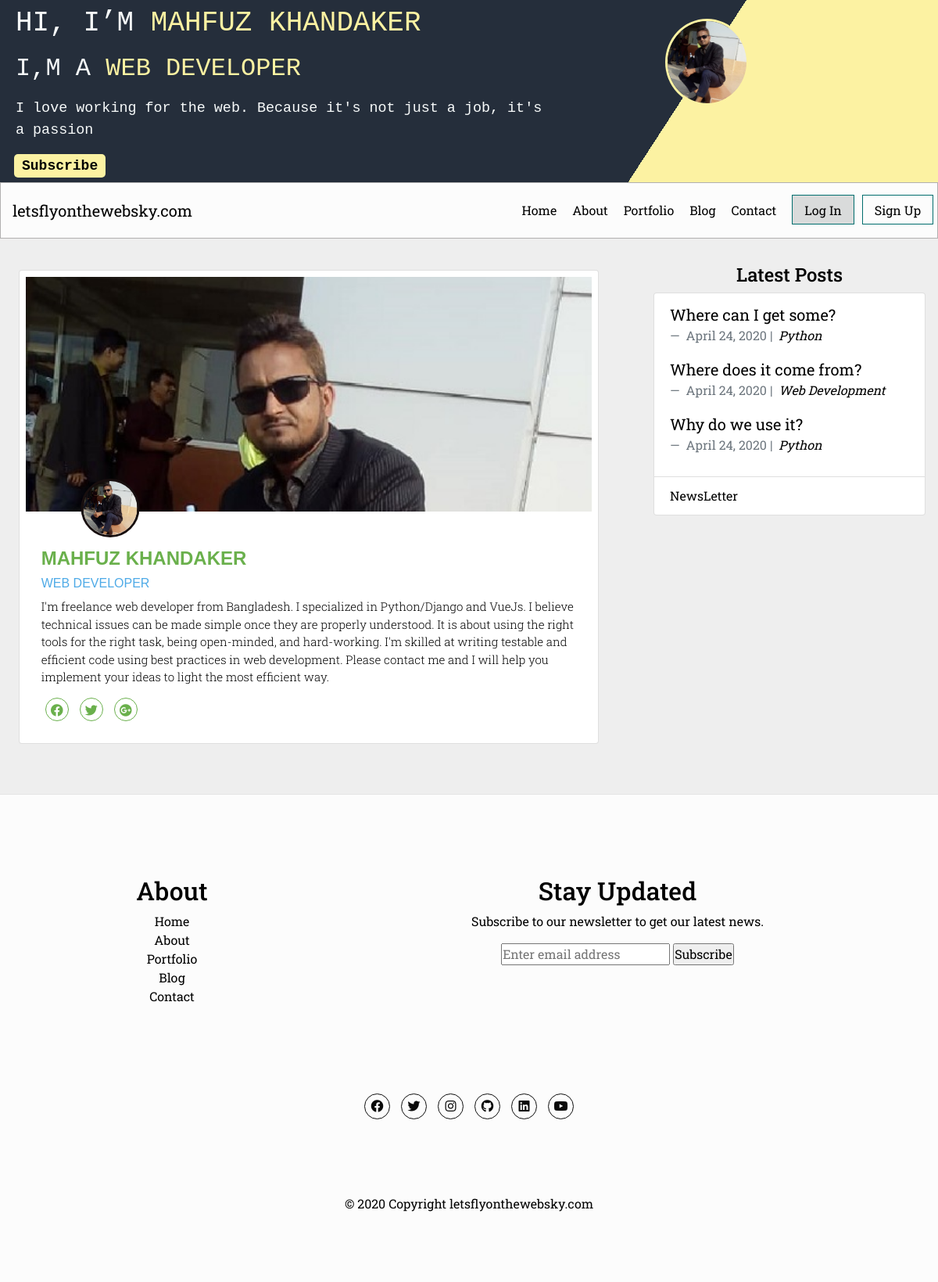
The page /about/ on the database its author committed.
### about/models.py (models this page shows, shortened)
class About(models.Model):
    profile_pic = models.ImageField(upload_to='images/', blank=True)
    name        = models.CharField(max_length=120)
    title       = models.CharField(max_length=120)
    bio         = models.CharField(max_length=250)
    description = models.TextField()
    website     = models.URLField(blank=True, null=True)
    objects = models.Manager()

### blog/models.py (models this page shows, shortened)
class Post(models.Model):
    main_image      = models.ImageField(upload_to='images/', blank=True)
    title           = models.CharField(max_length=255)
    slug            = models.SlugField(null=False, unique=True)
    body            = models.TextField()
    created_on      = models.DateTimeField(auto_now_add=True)
    status          = models.IntegerField(choices=STATUS, default=0)
    last_modified   = models.DateTimeField(auto_now=True)
    categories      = models.ManyToManyField('Category', related_name='posts')
    read_time       = models.IntegerField(default=0)
    number_of_views = models.IntegerField(default=0, null=True, blank=True)
    number_of_likes = models.IntegerField(default=0, null=True, blank=True)
    objects = models.Manager()
    class Meta:
        ordering = ['-created_on']
    def get_absolute_url(self):
        return reverse('blog_detail', kwargs={'slug': self.slug})

class Category(models.Model):
    name = models.CharField(max_length=20, db_index=True,unique=True)
    objects = models.Manager()

### about/views.py (the view)
# urls.py: path('', views.about_view, name='about'),
def about_view(request):
    instance = About.objects.all()
    context = {
        'instance': instance
    }
    return render(request, 'about.html', context)

### about/templatetags/about_tags.py (called while the page is built)
@register.inclusion_tag('_about_me.html')
def about_me():
    abouts = About.objects.all()
    return {'abouts': abouts}

### blog/templatetags/blog_tags.py (called while the page is built)
@register.inclusion_tag('_latest_posts.html')
def latest_posts():
    posts = Post.objects.filter(status=1)[:3]
    return {'posts': posts}

### about/templates/about.html
{% extends "base.html" %}
{% block page_content %}
{% for data in instance %}
<div class="container-fluid">
  <div class="row">
    <div class="col-md-12">
      <div class="card about-card">
        <div class="card-img-block">
          <img class="img-fluid" src="{{ data.profile_pic.url }}" alt="Card image cap">
        </div>
        <div class="card-body pt-5">
          <img src="{{ data.profile_pic.url }}" alt="profile-image" class="profile"/>
          <h3 class="card-title">{{ data.name }}</h3>
          <small>
            <h5>{{ data.title }}</h5>
          </small>
          <p class="card-text">{{ data.description }}</p>
          <div class="icon-block">
            <a href="#"><i class="fab fa-facebook"></i></a>
            <a href="#"> <i class="fab fa-twitter"></i></a>
            <a href="#"> <i class="fab fa-google-plus"></i></a>
          </div>
        </div>
      </div>
    </div>
  </div>
</div>
{% endfor %}
{% endblock page_content %}

### about/templates/_about_me.html
{% for about_entry in abouts %}
<header>
  <div class="container-fluid">
    <div class="row">
      <div class="col-12">
        <div class="parent">
          <div class="box-one">
              <h3>Hi, I’m <span class="color-secondary">{{ about_entry.name }}</span></h3>
              <h5>I,m a <span class="color-secondary">{{ about_entry.title }}</span></h5>
              <p>{{ about_entry.bio }}</p>
              <div class="ml-2"> <a class="subscribe-link" href="{% url 'newsletters:subscribe' %}">Subscribe</a> </div>
          </div>
          <div class="box-two">
            <div class="image" >
            <img src="{{ about_entry.profile_pic.url }}" >
            </div>
          </div>
        </div>
    </div>
    </div>
  </div>
  </header>
{% endfor %}

### blog/templates/_latest_posts.html
{% for entry in posts %}
<blockquote class="blockquote">
  <p class="mb-0"><a href="{{ entry.get_absolute_url }}">{{ entry.title }}</a></p>
  <footer class="blockquote-footer">
    {{ entry.created_on.date }} |&nbsp;
    <cite title="Source Title">
      {% for category in entry.categories.all %}
      <a href="{% url 'blog_category' category.name %}">
        {{ category.name }}
      </a>
      {% endfor %}
    </cite>
  </footer>
</blockquote>
{% endfor %}

### static/css/main.css (style rules this page uses)
*, *:before, *:after { margin: 0; padding: 0; -moz-box-sizing: border-box; -webkit-box-sizing: border-box; -ms-box-sizing: border-box; box-sizing: border-box; transition: 0.4s ease all; }
html { height: 100%; font-size: 100%; }
body { display: block; background: #eee; color: #000000; }
.container-fluid, .container-lg, .container-md, .container-sm, .container-xl { width: 100%; padding-right: 0; padding-left: 0; margin-right: auto; margin-left: auto; }
header { min-height: 10vh; z-index: 10; }
.parent { background-color: #252E3B; display: flex; }
.box-one { width: 75%; color: #f7fafa; background-color: #252E3B; padding: 7px 10px; }
.box-two { width: 50%; background: linear-gradient(-57deg, #fcf2a2 63%, #252E3B 42%); color: white; }
.color-secondary, a { color: #fcf2a2; text-decoration: none; }
.subscribe-link { padding: 5px 10px; background: #fcf2a2; border-radius: 5px; font-family: monospace; font-weight: 600; font-size: 18px; color: #000000; }
header h3 { padding-top: 5px; padding-left: 10px; font-size: 0.85em; font-family: monospace; }
header h5 { padding-left: 10px; font-size: 0.75em; font-family: monospace; }
header p { padding-left: 10px; font-size: 0.55em; font-family: monospace; }
.image { height: 66px; width: 66px; border-radius: 50%; margin-top: 5%; margin-left: 22%; }
.image img { max-width: 100%; height: auto; border-radius: 50%; border: 3px solid #fcf2a2; }
@media (min-width: 576px) { header h3 { font-size: 1.25em; } }
@media (min-width: 576px) { header h5 { font-size: 1.15em; } }
@media (min-width: 576px) { header p { font-size: 0.75em; font-family: monospace; } }
@media (min-width: 576px) { .image { height: 77px; width: 77px; border-radius: 50%; margin-left: 27%; } }
@media (min-width: 768px) { header h3 { font-size: 1.50em; } }
@media (min-width: 768px) { header h5 { font-size: 1.25em; } }
@media (min-width: 768px) { header p { font-size: 0.85em; font-family: monospace; } }
@media (min-width: 768px) { .image { height: 87px; width: 87px; border-radius: 50%; } }
@media (min-width: 992px) { header h3 { font-size: 1.75em; } }
@media (min-width: 992px) { header h5 { font-size: 1.50em; } }
@media (min-width: 992px) { header p { font-size: 1em; font-family: monospace; } }
@media (min-width: 992px) { .image { height: 97px; width: 97px; border-radius: 50%; } }
@media (min-width: 1200px) { header h3 { font-size: 2.25em; } }
@media (min-width: 1200px) { header h5 { font-size: 2em; } }
@media (min-width: 1200px) { header p { font-size: 1.15em; font-family: monospace; } }
@media (min-width: 1200px) { .image { height: 107px; width: 107px; border-radius: 50%; } }
a { color: #000000; text-decoration: none; }
body, button, input { font-family: Roboto Slab; }
h3 { font: 1.5em/1 Helvetica, sans-serif; text-transform: uppercase; margin-bottom: .667em; }
h5 { font: 1.25em/1 Helvetica, sans-serif; text-transform: uppercase; margin-bottom: .667em; }
p { margin-bottom: 1em; }
.card { padding: .5em; background: #fff; -webkit-transition: all 0.4s ease; transition: all 0.4s ease; }
.card-img-top { width: 100%; object-fit: cover; }
.img-fluid { top: 0; left: 0; width: 100%; height: auto; object-fit: cover; }
.about-card .card-img-block { width:100%; height:300px; overflow: hidden; }
.card-img-block img { width: 100%; height:auto; background-color:#FFFFFF; overflow: hidden; }
.about-card .card-body { position:relative; }
.about-card .profile { border-radius: 50%; position: absolute; top: -42px; left: 15%; height: 75px; width: 75px; border: 3px solid rgb(24, 15, 15); -webkit-transform: translate(-50%, 0%); transform: translate(-50%, 0%); }
.about-card .card-title { font-weight:600; color:#6ab04c; }
.about-card h5 { font-weight:400; color:#4eaae7; }
.about-card .card-text { font-weight:300; font-size:15px; }
.about-card .icon-block { float:left; width:100%; }
.about-card .icon-block a { text-decoration:none; }
.about-card i { display: inline-block; font-size: 16px; color: #6ab04c; text-align: center; border: 1px solid #6ab04c; width: 30px; height: 30px; line-height: 30px; border-radius: 50%; margin:0 5px; }

### rows shown on the page
About: name "MAHFUZ KHANDAKER", title "WEB DEVELOPER", bio "I love working for the web. Because it's not just a job, it's a passion", profile_pic (picture), description "I'm freelance web developer from Bangladesh. I specialized in Python/Django and VueJs. I believe technical issues can be made simple once they are properly understood. It is about using the right tools for the right task, being open-minded, and hard-working. I'm skilled at writing testable and efficient code using best practices in web development. Please contact me and I will help you implement your ideas to light the most efficient way."
Post: title "Where can I get some?", created_on "April 24, 2020"
Category: name "Python"
Post: title "Where does it come from?", created_on "April 24, 2020"
Category: name "Web Development"
Post: title "Why do we use it?", created_on "April 24, 2020"
